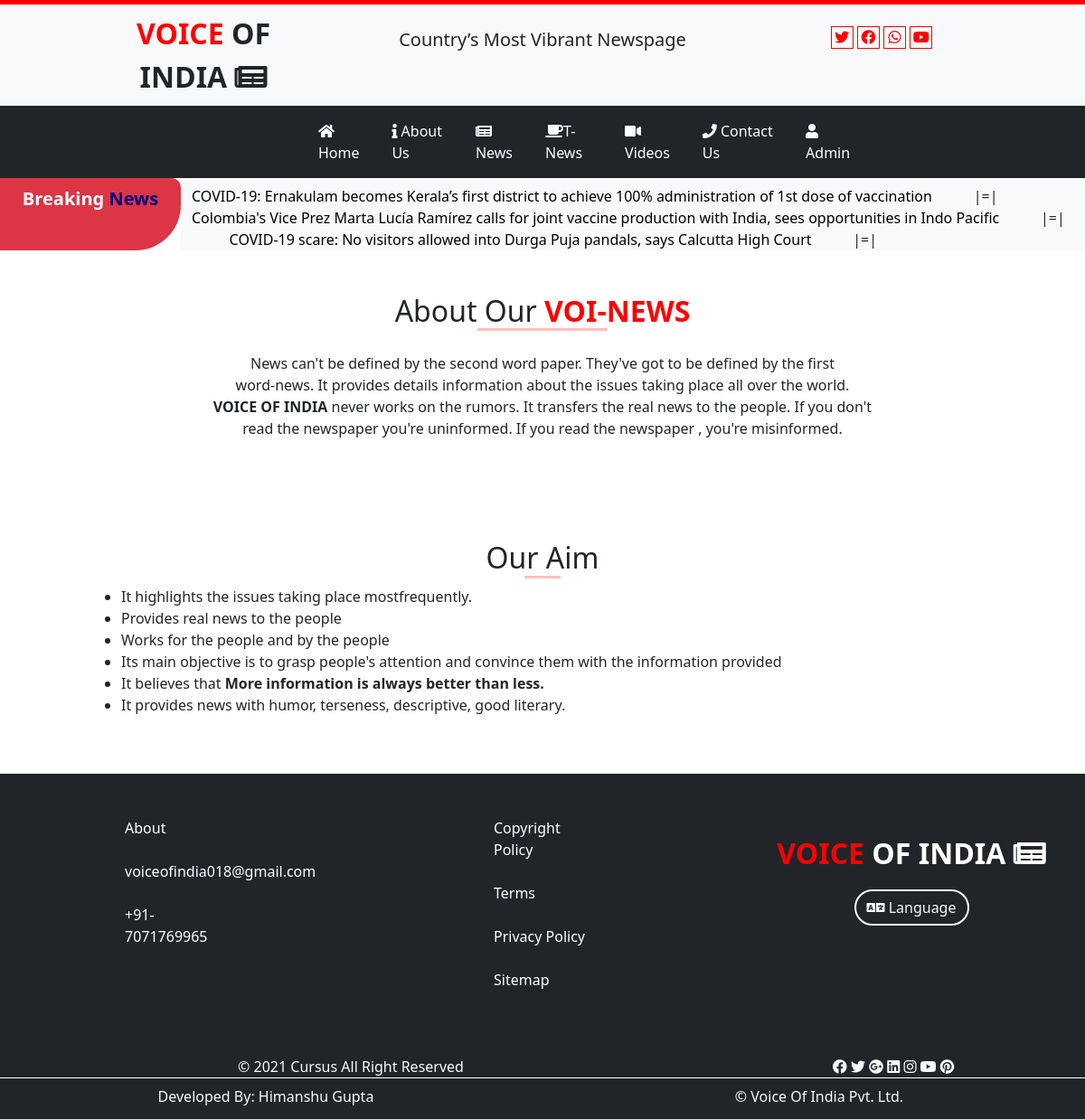
Screenshot of /user/about/ with the database file from the repository.
### user/models.py (models this page shows)
class bnews(models.Model):
    bn=models.CharField(max_length=200)
    city = models.CharField(max_length=200)
    subject = models.CharField(max_length=800)
    newsdes = models.TextField(max_length=8000)
    newspic = models.ImageField(upload_to='static/news', default="")
    ndate = models.DateField()

### user/views.py (the view)
# urls.py: path('about/',views.about),
def about(request):
    breaking = bnews.objects.all().order_by('-id')[0:10]
    return render(request,'user/about.html',{'brnews':breaking})

### templates/user/about.html
{% extends 'base.html' %}
{% load static %}
{% block content %}
<div class="row py-5">
    <div class="h2 text-center">About Our <b style="color:red">VOI-NEWS</b>
    <hr style="height:3px;width:12%;margin:0px auto;color:red;">
    </div>
    <div class="text-center py-3">News can't be defined by the second word paper. They've got to be defined by the first <br/>
    word-news. It provides details information about the issues taking place all over the world.<br/>
        <b>VOICE OF INDIA</b> never works on the rumors. It transfers the real news to the people. If you don't <br/>
        read the newspaper you're uninformed. If you read the newspaper , you're misinformed.
    </div>
</div>
<div class="row py-5">
    <div class="col-sm-1"></div>
    <div class="col-sm-10">
    <div class="h2 text-center">Our Aim
    <hr style="height:3px;width:4%;margin:0px auto;color:red;">
    </div>
    <div class="text-satisfy">
        <ul>
            <li> It highlights the issues taking place mostfrequently.</li>
            <li> Provides real news to the people </li>
            <li> Works for the people and by the people</li>
            <li> Its main objective is to grasp people's attention and convince them with the information provided</li>
            <li> It believes that <b>More information is always better than less.</b></li>
            <li> It provides news with humor, terseness, descriptive, good literary.</li>
        </ul>
    </div>
    </div>
    <div class="col-sm-1"></div>
</div>
{% endblock %}

### templates/base.html (shortened to what this page needs)
<!DOCTYPE html>
{% load static %}
<html lang="en">
<head>
    <link href="{% static 'css/bootstrap.css' %}" rel="stylesheet"/>
    <link href="{% static 'css/font-awesome.css'%}" rel="stylesheet"/>
    <link href="{% static 'css/all.css'%}" rel="stylesheet"/>
</head>
<body>
<div class="container-fluid">
    <div class="row header bg-light">
        <div class="col-sm-1"></div>
        <div class="col-sm-10">
            <div class="row">
                <div class="col-sm-3 fs-2 py-2">
                    <b style="color:red ">VOICE</b><b> OF INDIA <i class="fa fa-newspaper-o"></i></b>
                </div>
                <div class="col-sm-6 fs-5 pt-4">Country’s Most Vibrant Newspage</div>
                <div class="col-sm-3 py-4">
                    <i class="fab fa-twitter ic"></i>
                    <i class="fab fa-facebook ic"></i>
                    <i class="fab fa-whatsapp ic"></i>
                    <i class="fab fa-youtube ic"></i>
                </div>
            </div>
        </div>
        <div class="col-sm-1"></div>
    </div>
    <div class="row menu bg-dark">
        <div class="col-sm-12">
            <div class="row">
                <div class="col-sm-2"></div>
                <div class="col-sm-8" style="padding-left:10%">
                    <nav class="navbar navbar-expand-lg navbar-light" id="menu">
                        <div class="container-fluid">
                            <div class="collapse navbar-collapse" id="navbarNavDropdown">
                                <ul class="navbar-nav">
                                    <li class="nav-item">
                                        <a class="nav-link active" aria-current="page" href="/user/home"><i
                                                class="fa fa-home"></i> Home</a>
                                    </li>
                                    <li class="nav-item">
                                        <a class="nav-link" href="/user/about"><i class="fa fa-info"></i> About Us</a>
                                    </li>
                                    <li class="nav-item">
                                        <a class="nav-link" href="/user/viewnews"><i class="fa fa-newspaper-o"></i> News</a>
                                    </li>
                                    <li class="nav-item">
                                        <a class="nav-link" href="/user/vnews"><i class="fa fa-coffee"></i>T-News</a>
                                    </li>
                                    <li class="nav-item">
                                        <a class="nav-link" href="/user/videos"><i class="fa fa-video-camera"></i>
                                            Videos</a>
                                    </li>
                                    <li class="nav-item">
                                        <a class="nav-link" href="/user/contactus"><i class="fa fa-phone"></i> Contact
                                            Us</a>
                                    </li>
                                    <li class="nav-item">
                                        <a class="nav-link" href="/admin/"><i class="fa fa-user"></i> Admin</a>
                                    </li>
                                </ul>
                            </div>
                        </div>
                    </nav>
                </div>
                <div class="col-sm-2"></div>
            </div>
        </div>
    </div>
    <div class="row">
        <div class="col-sm-2 bg-danger pt-2 text-center"
             style="color:white;font-size:20px;border-radius:0px 10px 50px 0px; "><b>Breaking</b> <b
                style="color:navy;">News</b></div>
        <div class="col-sm-10 pt-2 bg-light">
            <marquee onmouseover="stop()" onmouseleave="start()">
            {% if brnews %}
            {% for x in brnews %}
                <a href="/user/viewmore?ayz={{x.id}}" class="bna">{{x.bn}}</a> &nbsp;&nbsp;&nbsp;&nbsp;&nbsp;&nbsp;&nbsp;&nbsp;&nbsp; |=|&nbsp;&nbsp;&nbsp;&nbsp;&nbsp;&nbsp;&nbsp;&nbsp;&nbsp;
            {% endfor %}
            {% endif %}
                </marquee>
        </div>
    </div>
</div>
<div class="row content">
    <div class="col-sm-12 ">
        {% block content %}
        {% endblock %}
    </div>
</div>
<div class="row ufooter">
    <div class="col-sm-4 text-satisfy text-light py-5 ufp">
        <a class="anc" href="/user/about/">About</a><br/><br/>
        <a class="anc" href="#">voiceofindia018@gmail.com</a><br/><br/>
        <a class="anc" href="#">+91-7071769965</a><br/><br/>
    </div>
    <div class="col-sm-4 text-light text-satisfy py-5 ufp">
        <a class="anc" href="#">Copyright Policy</a><br/><br/>
        <a class="anc" href="#">Terms</a><br/><br/>
        <a class="anc" href="#">Privacy Policy</a><br/><br/>
        <a class="anc" href="#">Sitemap</a><br/><br/>
    </div>
    <div class="col-sm-4 pt-5 text-center">
        <div class=" fs-2 py-3">
            <b style="color:red ">VOICE</b><b style="color:white;"> OF INDIA <i class="fa fa-newspaper-o"></i></b>
        </div>
        <p class="btn text-light" style="border:2px solid white; border-radius:25px"><i class="fa fa-language"></i>
            Language </p><br/><br/>
    </div>
    <div class="row text-center text-light">
        <div class="col-sm-8">&copy; 2021 Cursus All Right Reserved</div>
        <div class="col-sm-4">
            <i class="fab fa-facebook"> </i>
            <i class="fab fa-twitter"> </i>
            <i class="fab fa-google-plus"> </i>
            <i class="fab fa-linkedin"> </i>
            <i class="fab fa-instagram"> </i>
            <i class="fab fa-youtube"> </i>
            <i class="fab fa-pinterest"> </i>
        </div>
    </div>
</div>
<div class="row bfooter text-light text-center py-2">
    <div class="col-sm-6">Developed By: Himanshu Gupta</div>
    <div class="col-sm-6">&copy; Voice Of India Pvt. Ltd.</div>
</div>
</body>
</html>

### static/css/all.css (style rules this page uses)
.fa, .fas, .far, .fal, .fad, .fab { -moz-osx-font-smoothing: grayscale; -webkit-font-smoothing: antialiased; display: inline-block; font-style: normal; font-variant: normal; text-rendering: auto; line-height: 1; }
.fa-coffee:before { content: "\f0f4"; }
.fa-facebook:before { content: "\f09a"; }
.fa-google-plus:before { content: "\f2b3"; }
.fa-home:before { content: "\f015"; }
.fa-info:before { content: "\f129"; }
.fa-instagram:before { content: "\f16d"; }
.fa-language:before { content: "\f1ab"; }
.fa-linkedin:before { content: "\f08c"; }
.fa-phone:before { content: "\f095"; }
.fa-pinterest:before { content: "\f0d2"; }
.fa-twitter:before { content: "\f099"; }
.fa-user:before { content: "\f007"; }
.fa-whatsapp:before { content: "\f232"; }
.fa-youtube:before { content: "\f167"; }
.fab { font-family: 'Font Awesome 5 Brands'; font-weight: 400; }
.fa, .fas { font-family: 'Font Awesome 5 Free'; font-weight: 900; }

### templates/base.html (style rules this page uses)
.header { min-height:80px; text-align:center; border-top:5px solid red ; }
.ic { color:red; border:1px solid red; height:25px; width:25px; padding-top:3px; }
.menu { min-height:55px; }
#menu ul li a { color:white; }
.ufooter { min-height:300px; background:#212529; }
.bfooter { min-height:45px; background:#212529; margin-top:1px; }
.ufp { padding:150px; }
a { color:black; text-decoration:none; }
.anc { text-decoration:none; color:white; }

### rows the page displays
bnews: bn "COVID-19: Ernakulam becomes Kerala’s first district to achieve 100% administration of 1st dose of vaccination"
bnews: bn "Colombia's Vice Prez Marta Lucía Ramírez calls for joint vaccine production with India, sees opportunities in Indo Pacific"
bnews: bn "COVID-19 scare: No visitors allowed into Durga Puja pandals, says Calcutta High Court"
